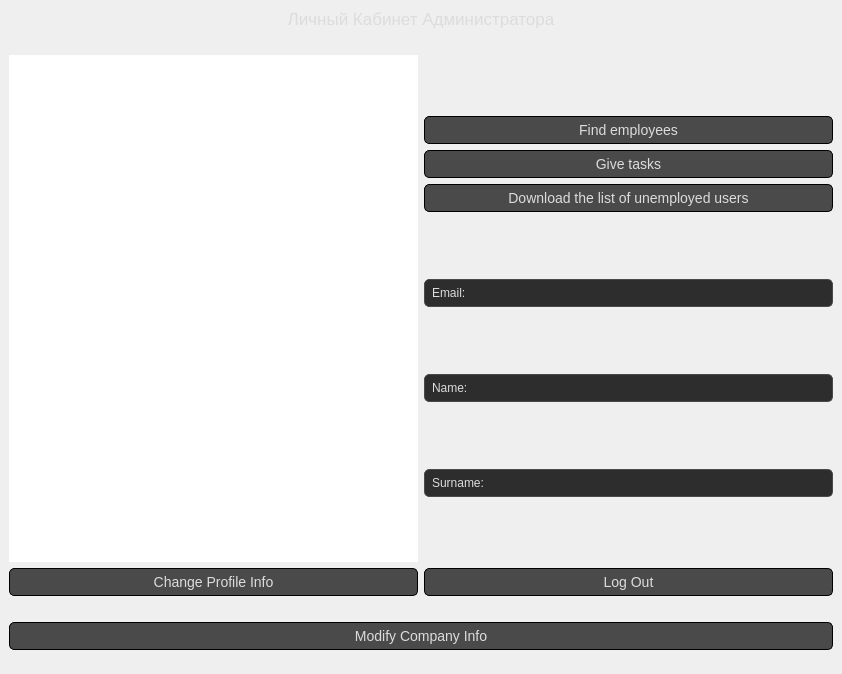
<?xml version="1.0" encoding="UTF-8"?>
<ui version="4.0">
 <class>AdminClass</class>
 <widget class="QMainWindow" name="AdminClass">
  <property name="geometry">
   <rect>
    <x>0</x>
    <y>0</y>
    <width>842</width>
    <height>674</height>
   </rect>
  </property>
  <property name="windowTitle">
   <string>AdminClass</string>
  </property>
  <property name="styleSheet">
   <string notr="true">QWidget {
   /* Темный фон */
    color: #dcdcdc; /* Светлый текст */
    font-family: &quot;Arial&quot;, sans-serif;
}

QLineEdit {
    background-color: #2d2d2d; /* Темный фон для полей ввода */
    border: 1px solid #4a4a4a; /* Тонкая граница */
    border-radius: 5px; /* Закругленные углы */
    padding: 5px;
    color: #dcdcdc; /* Светлый цвет текста */
}

QLineEdit:focus {
    border: 1px solid #6a5acd; /* При фокусе — светло-фиолетовая граница */
    background-color: #353535; /* Слегка светлее фон при фокусе */
}

QPushButton {
    background-color: #4a4a4a; /* Темно-серый фон кнопок */
    border: 1px solid black; /* Граница с фиолетовым оттенком */
    border-radius: 5px; /* Закругленные углы кнопок */
    padding: 5px;
    color: #dcdcdc; /* Светлый текст на кнопках */
    font-size: 14px;
}

QPushButton:hover {
    border-color: #8a7fb3; /* Светлая граница */
}

QPushButton:pressed {
    background-color: #5a4f85; /* Темный фиолетовый при нажатии */
}

QFrame {
    border: none;
}

QGroupBox {
    border: 1px solid #3a3a3a;
    border-radius: 5px;
    padding: 10px;
    background-color: #2d2d2d;
}

QGroupBox:title {
    color: #dcdcdc;
    padding: 5px;
    font-size: 18px;
}
</string>
  </property>
  <widget class="QWidget" name="centralwidget">
   <layout class="QVBoxLayout" name="verticalLayout">
    <item>
     <widget class="QLabel" name="label">
      <property name="sizePolicy">
       <sizepolicy hsizetype="Preferred" vsizetype="Fixed">
        <horstretch>0</horstretch>
        <verstretch>0</verstretch>
       </sizepolicy>
      </property>
      <property name="font">
       <font>
        <family>Arial</family>
        <pointsize>13</pointsize>
       </font>
      </property>
      <property name="text">
       <string>Личный Кабинет Администратора</string>
      </property>
      <property name="alignment">
       <set>Qt::AlignmentFlag::AlignCenter</set>
      </property>
     </widget>
    </item>
    <item>
     <widget class="QLabel" name="statusLabel">
      <property name="text">
       <string/>
      </property>
     </widget>
    </item>
    <item>
     <layout class="QHBoxLayout" name="horizontalLayout">
      <property name="rightMargin">
       <number>0</number>
      </property>
      <item>
       <layout class="QHBoxLayout" name="horizontalLayout_4">
        <property name="leftMargin">
         <number>0</number>
        </property>
        <item>
         <widget class="QListWidget" name="listWidget"/>
        </item>
       </layout>
      </item>
      <item>
       <layout class="QVBoxLayout" name="verticalLayout_3"/>
      </item>
      <item>
       <layout class="QVBoxLayout" name="verticalLayout_2">
        <property name="rightMargin">
         <number>0</number>
        </property>
        <item>
         <layout class="QGridLayout" name="gridLayout">
          <item row="2" column="0">
           <widget class="QPushButton" name="docDownloadButton">
            <property name="text">
             <string>Download the list of unemployed users</string>
            </property>
           </widget>
          </item>
          <item row="0" column="0">
           <widget class="QPushButton" name="findEmployeesButton">
            <property name="styleSheet">
             <string notr="true"/>
            </property>
            <property name="text">
             <string>Find employees</string>
            </property>
           </widget>
          </item>
          <item row="1" column="0">
           <widget class="QPushButton" name="giveTask">
            <property name="text">
             <string>Give tasks</string>
            </property>
           </widget>
          </item>
         </layout>
        </item>
        <item>
         <widget class="QLineEdit" name="emailLineEdit">
          <property name="enabled">
           <bool>false</bool>
          </property>
          <property name="text">
           <string>Email:</string>
          </property>
         </widget>
        </item>
        <item>
         <widget class="QLineEdit" name="nameLineEdit">
          <property name="enabled">
           <bool>false</bool>
          </property>
          <property name="text">
           <string>Name:</string>
          </property>
         </widget>
        </item>
        <item>
         <widget class="QLineEdit" name="surnameLineEdit">
          <property name="enabled">
           <bool>false</bool>
          </property>
          <property name="text">
           <string>Surname:</string>
          </property>
         </widget>
        </item>
       </layout>
      </item>
     </layout>
    </item>
    <item>
     <layout class="QHBoxLayout" name="horizontalLayout_3">
      <property name="bottomMargin">
       <number>20</number>
      </property>
      <item>
       <widget class="QPushButton" name="changeInfoButton">
        <property name="text">
         <string>Change Profile Info</string>
        </property>
       </widget>
      </item>
      <item>
       <widget class="QPushButton" name="LogOutButton">
        <property name="text">
         <string>Log Out</string>
        </property>
       </widget>
      </item>
     </layout>
    </item>
    <item>
     <widget class="QPushButton" name="modifyCompanyButton">
      <property name="text">
       <string>Modify Company Info</string>
      </property>
     </widget>
    </item>
    <item>
     <spacer name="verticalSpacer">
      <property name="orientation">
       <enum>Qt::Orientation::Vertical</enum>
      </property>
      <property name="sizeType">
       <enum>QSizePolicy::Policy::Fixed</enum>
      </property>
      <property name="sizeHint" stdset="0">
       <size>
        <width>20</width>
        <height>15</height>
       </size>
      </property>
     </spacer>
    </item>
   </layout>
  </widget>
 </widget>
 <resources/>
 <connections/>
</ui>
